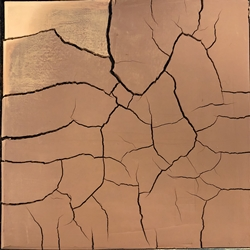
#> input picture images/40%_1_말기_1.jpg, 250 x 250 px
$ python imageProcess.py 'images/40%_1_말기_1.jpg'
#> lines starting #> are read from the running program, lines starting #| are printed output that depends on the picture
from itertools import chain
from sys import argv

import numpy as np
from PIL import Image

BLACK = 0
WHITE = 255


def main():
	for name in argv[1:]:
		img = convert_to_bw(name)
		basename = name[:name.rfind('.')]
		img.save(basename + "_bw.jpg")
	print("done")


def convert_to_bw(name: str, threshold=100):
	'''
	특정 값을 기준으로 어두운 픽셀을 검정색으로,
	밝은 픽셀은 흰색으로 변환한 binary image를 반환한다.
	'''
#> called with name = 'images/40%_1_말기_1.jpg', threshold = 100
	img = Image.open(name)
#> img is the input picture: PIL image 250x250 RGB; mean R, G, B 174.4, 128.4, 96.7
	grey = img.convert('L')
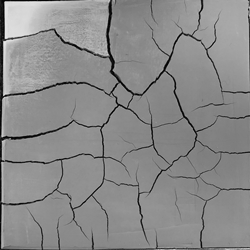
#> grey: PIL image 250x250 L; min 1, max 238, mean 138.5
	bw = grey.point(lambda x: WHITE if x > threshold else BLACK)
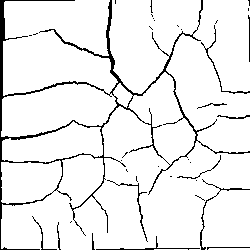
#> bw: PIL image 250x250 L; 93.2% white; black in thin lines or dots
	return bw


def count_if(iterable, func):
	''' func을 만족하는 원소의 수를 반환'''
	return sum(1 for x in iterable if func(x))


def count_pixels(img: Image.Image):
	'''binary image를 입력으로 받아 (검정색 픽셀, 전체 픽셀)을 반환한다.'''
	matrix = np.asarray(img)
	ary = list(chain(*matrix))
	return count_if(ary, lambda x: x == BLACK), len(ary)


if __name__ == "__main__":
	main()

$ run again, on images/40%_2_말기_1.jpg
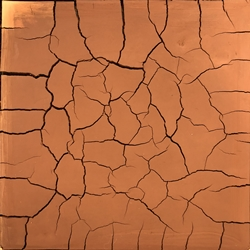
#> input picture images/40%_2_말기_1.jpg, 250 x 250 px
#> in convert_to_bw, img is the input picture: PIL image 250x250 RGB; mean R, G, B 188, 110.6, 67.2
#> in convert_to_bw, `grey = img.convert('L')`:
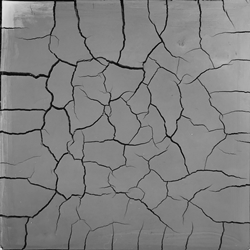
#> grey: PIL image 250x250 L; min 4, max 228, mean 128.8
#> in convert_to_bw, `bw = grey.point(lambda x: WHITE if x > threshold else BLACK)`:
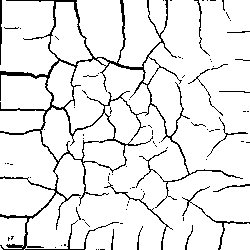
#> bw: PIL image 250x250 L; 91.8% white; black in thin lines or dots

$ run again, on images/40%_2_말기_2.jpg
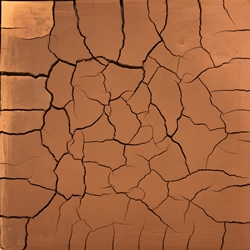
#> input picture images/40%_2_말기_2.jpg, 250 x 250 px
#> in convert_to_bw, img is the input picture: PIL image 250x250 RGB; mean R, G, B 166.9, 102, 64
#> in convert_to_bw, `grey = img.convert('L')`:
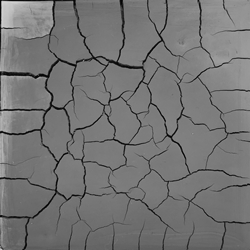
#> grey: PIL image 250x250 L; min 4, max 215, mean 117.1
#> in convert_to_bw, `bw = grey.point(lambda x: WHITE if x > threshold else BLACK)`:
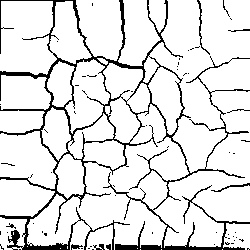
#> bw: PIL image 250x250 L; 88.8% white; black in thin lines or dots

$ run again, on images/40%_3_말기_1.jpg
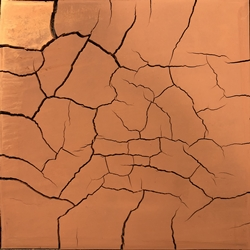
#> input picture images/40%_3_말기_1.jpg, 250 x 250 px
#> in convert_to_bw, img is the input picture: PIL image 250x250 RGB; mean R, G, B 192.2, 117.7, 74.2
#> in convert_to_bw, `grey = img.convert('L')`:
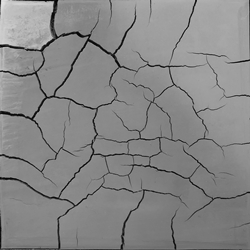
#> grey: PIL image 250x250 L; min 4, max 226, mean 135.1
#> in convert_to_bw, `bw = grey.point(lambda x: WHITE if x > threshold else BLACK)`:
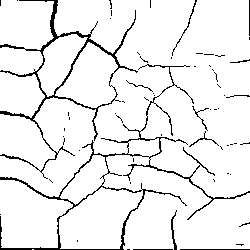
#> bw: PIL image 250x250 L; 93.2% white; black in thin lines or dots
